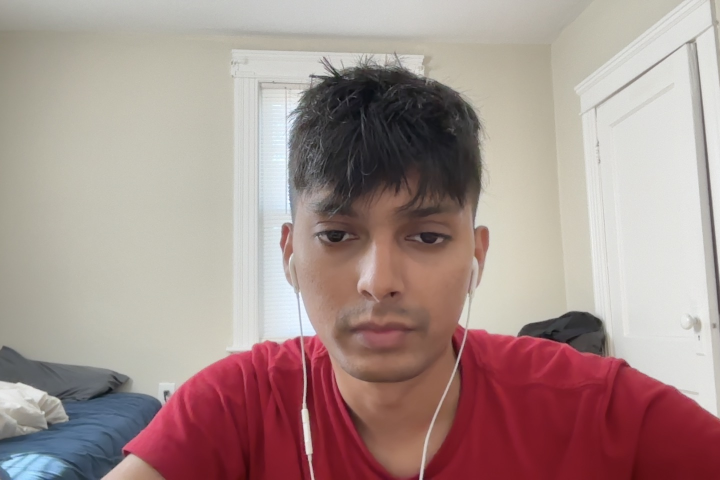
#> input picture known_faces/monkey_1775658848.jpg, 1440 x 960 px, given in place of the camera (shown at 1/2 size)
$ python sprint1_demo_persistent.py
#> lines starting #> are read from the running program, lines starting #| are printed output that depends on the picture; after the words box and inside, x2 and y2 are one past the last pixel; in counts of white or black regions, pixels touching at a corner belong together
"""
AI Home Security - Sprint 1 Demo
Improvements:
  - MOG2 background subtractor (handles lighting changes, far fewer false alarms)
  - Contour merging (groups nearby blobs into single detection box)
  - Audio alert (beep on detection) with cooldown and mute toggle
  - Live sensitivity controls (+/- keys)
  - Boxes persist on screen for 1 second with fade
"""

import cv2
import datetime
import time
import os
import threading
import numpy as np
from collections import deque

# ─── Audio ────────────────────────────────────────────────────────────────────

try:
    import sounddevice as sd

    def _beep(freq=880, duration=0.18, volume=0.6):
        """Generate and play a sine-wave beep in a background thread."""
        sample_rate = 44100
        t = np.linspace(0, duration, int(sample_rate * duration), endpoint=False)
        wave = volume * np.sin(2 * np.pi * freq * t).astype(np.float32)
        # Quick fade-out to avoid click
        fade = int(sample_rate * 0.02)
        wave[-fade:] *= np.linspace(1, 0, fade)
        sd.play(wave, sample_rate)

    def play_alert():
        """Play a two-tone alert without blocking the main loop."""
        def _play():
            _beep(880, 0.12)
            time.sleep(0.12)
            _beep(1100, 0.12)
        threading.Thread(target=_play, daemon=True).start()

    AUDIO_AVAILABLE = True

except ImportError:
    # Fallback: macOS system sound
    import subprocess

    def play_alert():
        threading.Thread(
            target=lambda: subprocess.run(
                ["afplay", "/System/Library/Sounds/Ping.aiff"],
                capture_output=True,
            ),
            daemon=True,
        ).start()

    AUDIO_AVAILABLE = True

# ─── Setup ────────────────────────────────────────────────────────────────────

if not os.path.exists("snapshots"):
    os.makedirs("snapshots")

print("[INIT] Starting camera...")
cap = cv2.VideoCapture(0)
cap.set(cv2.CAP_PROP_FRAME_WIDTH, 640)
cap.set(cv2.CAP_PROP_FRAME_HEIGHT, 480)
cap.set(cv2.CAP_PROP_FPS, 30)
time.sleep(2)

ret, frame1 = cap.read()
#> frame1 is the input picture: shape (960, 1440, 3); mean B, G, R 141.6, 145.4, 167.2
if not ret:
    print("[ERROR] Cannot read from camera.")
    cap.release()
    exit(1)

# ─── MOG2 background subtractor ───────────────────────────────────────────────
# history=300  – how many frames to build the background model
# varThreshold – higher = less sensitive; lower = more sensitive
# detectShadows – mark shadows separately (we ignore them later)
bg_sub = cv2.createBackgroundSubtractorMOG2(
    history=300, varThreshold=40, detectShadows=True
)

# Warm up the background model with the first frame
for _ in range(5):
    bg_sub.apply(frame1)

# ─── Parameters ───────────────────────────────────────────────────────────────
MIN_AREA       = 2500   # px²  – ignore tiny blobs
BLUR_SIZE      = 11     # must be odd
MERGE_DISTANCE = 60     # px   – merge contour boxes closer than this
PERSIST_TIME   = 1.2    # sec  – how long a box stays on screen
ALERT_COOLDOWN = 3.0    # sec  – min seconds between audio alerts

# ─── State ────────────────────────────────────────────────────────────────────
recent_detections: deque = deque(maxlen=20)
motion_count   = 0
frame_count    = 0
start_time     = time.time()
last_alert_time = 0.0
audio_muted    = False

print("=" * 60)
print("  AI HOME SECURITY - SPRINT 1 DEMO")
print("=" * 60)
print("\n  Camera  : READY")
print("  Engine  : MOG2 background subtractor")
print(f"  Min area: {MIN_AREA} px²")
print("\n  Controls:")
print("    q  – Quit")
print("    s  – Save snapshot")
print("    m  – Toggle audio mute")
print("    +  – Increase sensitivity (lower threshold)")
print("    -  – Decrease sensitivity (raise threshold)")
print("=" * 60)
print("\n[STATUS] Monitoring...\n")


# ─── Helper: merge overlapping / nearby bounding boxes ────────────────────────

def merge_boxes(boxes, gap):
    """
    Expand each box by `gap` pixels, merge overlapping results, then shrink back.
    Returns a list of merged (x, y, w, h) tuples.
    """
    if not boxes:
        return []
    rects = []
    for (x, y, w, h) in boxes:
        rects.append((x - gap, y - gap, x + w + gap, y + h + gap))  # x1,y1,x2,y2

    merged = True
    while merged:
        merged = False
        result = []
        used = [False] * len(rects)
        for i, r1 in enumerate(rects):
            if used[i]:
                continue
            x1, y1, x2, y2 = r1
            for j, r2 in enumerate(rects):
                if i == j or used[j]:
                    continue
                # Check overlap
                if x1 <= r2[2] and x2 >= r2[0] and y1 <= r2[3] and y2 >= r2[1]:
                    x1 = min(x1, r2[0])
                    y1 = min(y1, r2[1])
                    x2 = max(x2, r2[2])
                    y2 = max(y2, r2[3])
                    used[j] = True
                    merged = True
            result.append((x1, y1, x2, y2))
            used[i] = True
        rects = result

    # Shrink back and clip to frame
    out = []
    for (x1, y1, x2, y2) in rects:
        x1 = max(0, x1 + gap)
        y1 = max(0, y1 + gap)
        x2 = max(0, x2 - gap)
        y2 = max(0, y2 - gap)
        if x2 > x1 and y2 > y1:
            out.append((x1, y1, x2 - x1, y2 - y1))
    return out


# ─── Main loop ────────────────────────────────────────────────────────────────

while True:
    frame_count += 1
    elapsed = time.time() - start_time
    fps = frame_count / elapsed if elapsed > 0 else 0

    ret, frame = cap.read()
    if not ret:
        break

    current_time = time.time()

    # ── Motion mask via MOG2 ──────────────────────────────────────────────────
    mask = bg_sub.apply(frame)
#> mask: shape (960, 1440); every value is 0

    # Remove shadows (value 127 in shadow mode) – keep only foreground (255)
    _, mask = cv2.threshold(mask, 200, 255, cv2.THRESH_BINARY)

    # Denoise
    mask = cv2.GaussianBlur(mask, (BLUR_SIZE, BLUR_SIZE), 0)
    _, mask = cv2.threshold(mask, 127, 255, cv2.THRESH_BINARY)
    kernel = cv2.getStructuringElement(cv2.MORPH_ELLIPSE, (7, 7))
    mask = cv2.morphologyEx(mask, cv2.MORPH_CLOSE, kernel, iterations=2)
    mask = cv2.dilate(mask, kernel, iterations=2)

    # ── Find & filter contours ────────────────────────────────────────────────
    contours, _ = cv2.findContours(mask, cv2.RETR_EXTERNAL, cv2.CHAIN_APPROX_SIMPLE)
#> contours = []

    raw_boxes = []
    for cnt in contours:
        area = cv2.contourArea(cnt)
        if area < MIN_AREA:
            continue
        x, y, w, h = cv2.boundingRect(cnt)
        ar = w / h if h > 0 else 0
        if ar > 4.5 or ar < 0.22:   # filter extreme aspect ratios (wires, lines)
            continue
        raw_boxes.append((x, y, w, h))
#> this loop made 0 passes
#> after the loop, raw_boxes = []

    merged = merge_boxes(raw_boxes, MERGE_DISTANCE)
#> merged = []

    # ── Register new detections ───────────────────────────────────────────────
    for box in merged:
        recent_detections.append({"box": box, "time": current_time, "id": motion_count})
        motion_count += 1
        ts = datetime.datetime.now().strftime("%H:%M:%S")
        x, y, w, h = box
        print(f"[{ts}]  MOTION #{motion_count} – area ~{w*h} px  at ({x},{y})")
#> after the loop, motion_count = 0

    # ── Audio alert (with cooldown) ───────────────────────────────────────────
    if merged and not audio_muted:
        if current_time - last_alert_time >= ALERT_COOLDOWN:
            play_alert()
            last_alert_time = current_time

    # ── Build display frame ───────────────────────────────────────────────────
    display_frame = frame.copy()

    active = [d for d in recent_detections if current_time - d["time"] < PERSIST_TIME]
#> active = []

    for det in active:
        age = current_time - det["time"]
        fade = max(0.25, 1.0 - age / PERSIST_TIME)   # 1.0 → 0.25
        x, y, w, h = det["box"]

        # Box colour: red when fresh, fading to green
        g = int(255 * fade)
        b = int(255 * (1 - fade))
        color = (b, g, 0)

        cv2.rectangle(display_frame, (x, y), (x + w, y + h), color, 3)

        # Label bar above box
        lx1, ly1 = x, max(0, y - 26)
        lx2, ly2 = min(639, x + 155), y
        cv2.rectangle(display_frame, (lx1, ly1), (lx2, ly2), (0, 0, 180), -1)
        cv2.putText(display_frame, f"MOTION #{det['id']}", (lx1 + 4, ly2 - 7),
                    cv2.FONT_HERSHEY_SIMPLEX, 0.48, (255, 255, 255), 1)

    # ── Status overlay ────────────────────────────────────────────────────────
    overlay = display_frame.copy()
    cv2.rectangle(overlay, (0, 0), (640, 110), (0, 0, 0), -1)
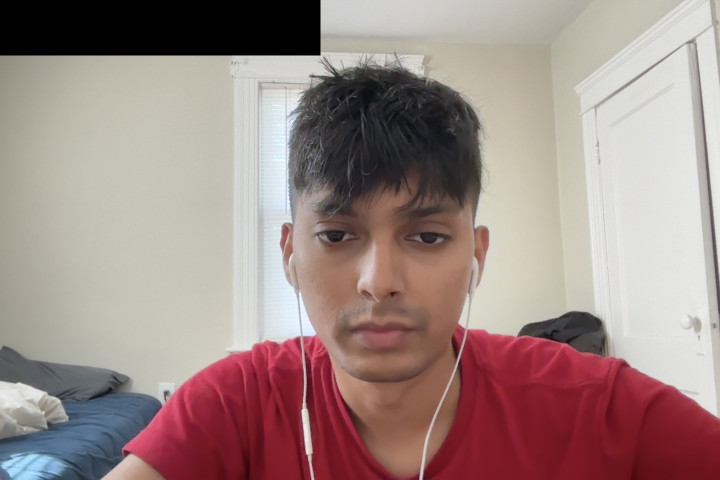
#> overlay: shape (960, 1440, 3) (shown at 1/2 size); 5.15% of pixels changed, all inside (x1, y1, x2, y2) = (0, 0, 641, 111)
    display_frame = cv2.addWeighted(overlay, 0.65, display_frame, 0.35, 0)
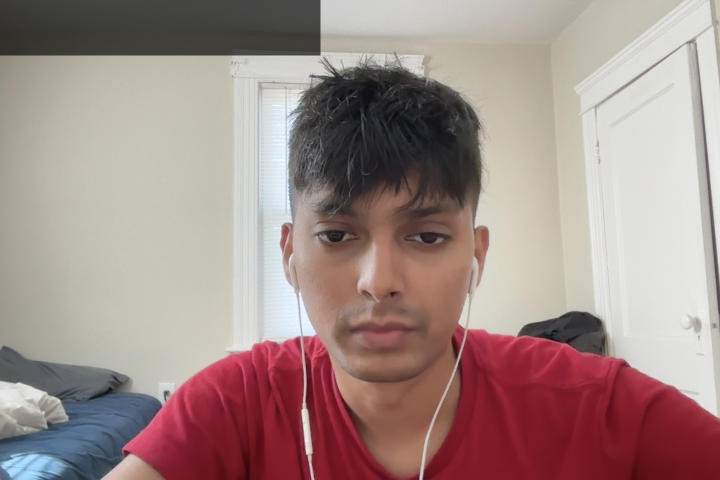
#> display_frame: shape (960, 1440, 3) (shown at 1/2 size); mean B, G, R 135.9, 139.4, 161.1

    if active:
        status_text  = f"  INTRUSION DETECTED ({len(active)} zone{'s' if len(active)>1 else ''})"
        status_color = (0, 60, 255)
    else:
        status_text  = "  MONITORING – ALL CLEAR"
        status_color = (0, 220, 0)

    cv2.putText(display_frame, status_text, (10, 38),
                cv2.FONT_HERSHEY_SIMPLEX, 0.9, status_color, 2)
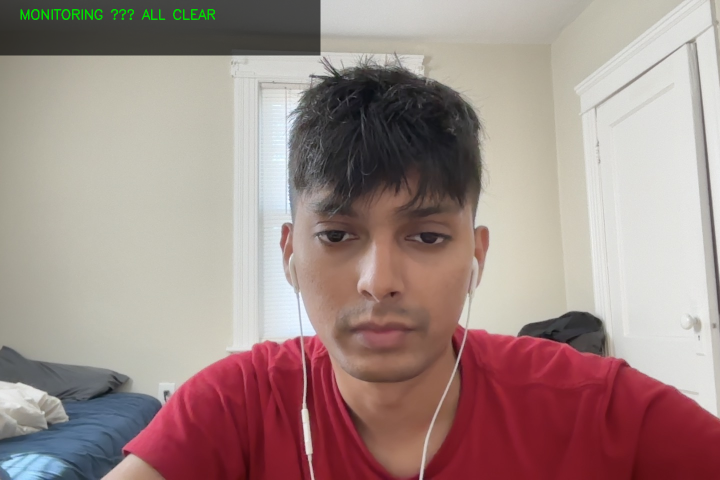
#> display_frame: shape (960, 1440, 3) (shown at 1/2 size); 0.2% of pixels changed, all inside (x1, y1, x2, y2) = (41, 18, 430, 40)

    ts_str = datetime.datetime.now().strftime("%Y-%m-%d  %H:%M:%S")
    cv2.putText(display_frame, ts_str, (10, 68),
                cv2.FONT_HERSHEY_SIMPLEX, 0.55, (200, 200, 200), 1)
#> display_frame: shape (960, 1440, 3); 0.03% of pixels changed, all inside (x1, y1, x2, y2) = (12, 56, 221, 69)

    mute_label = "[MUTED]" if audio_muted else ""
    cv2.putText(display_frame,
                f"  Events: {motion_count}   FPS: {fps:.1f}   {mute_label}",
                (10, 95), cv2.FONT_HERSHEY_SIMPLEX, 0.52, (180, 180, 180), 1)
#> display_frame: shape (960, 1440, 3); mean B, G, R 135.8, 139.8, 161.1

    cv2.imshow("AI Home Security – Sprint 1 Demo", display_frame)

    # ── Key handling ──────────────────────────────────────────────────────────
    key = cv2.waitKey(1) & 0xFF
#> (key q is pressed here)
    if key == ord('q'):
        break
    elif key == ord('s'):
        fname = f"snapshots/event_{datetime.datetime.now().strftime('%Y%m%d_%H%M%S')}.jpg"
        cv2.imwrite(fname, display_frame)
        print(f"[SNAP] Saved: {fname}")
    elif key == ord('m'):
        audio_muted = not audio_muted
        print(f"[AUDIO] {'Muted' if audio_muted else 'Unmuted'}")
    elif key in (ord('+'), ord('=')):
        # More sensitive → lower varThreshold
        vt = max(10, bg_sub.getVarThreshold() - 5)
        bg_sub.setVarThreshold(vt)
        print(f"[SENS] varThreshold → {vt}  (more sensitive)")
    elif key in (ord('-'), ord('_')):
        vt = min(120, bg_sub.getVarThreshold() + 5)
        bg_sub.setVarThreshold(vt)
        print(f"[SENS] varThreshold → {vt}  (less sensitive)")

# ─── Cleanup ──────────────────────────────────────────────────────────────────
cap.release()
cv2.destroyAllWindows()

print("\n" + "=" * 60)
print("  DEMO COMPLETE")
print(f"  Total motion events : {motion_count}")
#|   Total motion events : 0
print(f"  Runtime             : {elapsed:.1f}s   Avg FPS: {fps:.1f}")
print("=" * 60)
